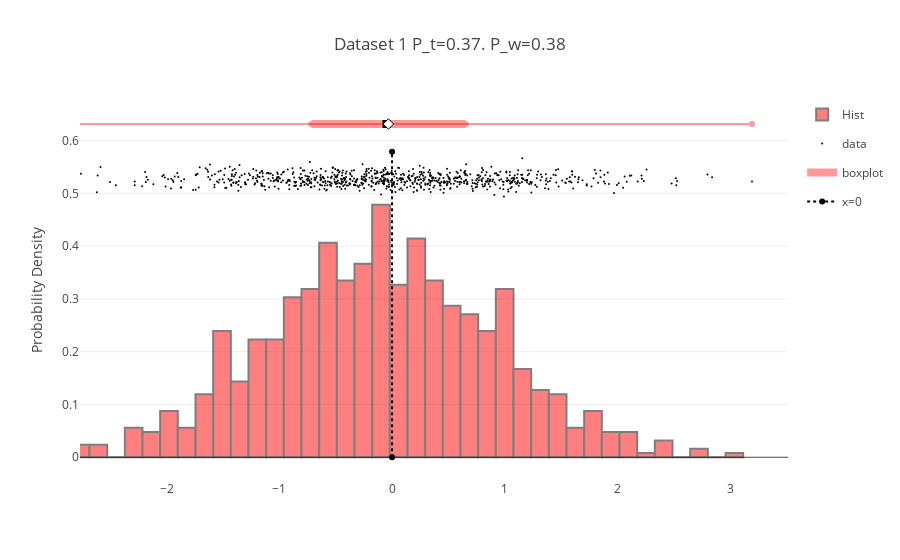

Source (notebook cell):
### Markdown cell above
### Single Histogram

Plot a histogram of data. Automatically perform statistical tests for mean position (e.g. is mean different from 0). These include:
* W: Wilcoxon signed-rank test.
* T: T-test for the mean of ONE group of scores

The P-values from the tests are printed in the title

Note that the binning is done internally in numpy and thus this solution is MUCH faster than the plotly histogram functions

### Code cell
data_source_1 = np.random.randn(800)

psp.plotHist(data_source_1, title='Dataset 1', diff_tst = 1);

### Figure 1 — Plotly figure (JSON) as saved in the notebook; plotly's stock layout.template omitted (floating-point values rounded to 4 significant figures; data arrays with more than 128 entries replaced by an {"elided": "..."} marker saying what was removed)
{"data": [{"marker": {"color": "red", "line": {"color": "black", "width": 2}}, "name": "Hist", "opacity": 0.5, "type": "bar", "x": [-3.077, -2.92, -2.763, -2.606, -2.45, -2.293, -2.136, -1.979, -1.823, -1.666, -1.509, -1.352, -1.195, -1.039, -0.8819, -0.7252, -0.5684, -0.4116, -0.2549, -0.09808, 0.05869, 0.2155, 0.3722, 0.529, 0.6858, 0.8426, 0.9993, 1.156, 1.313, 1.47, 1.626, 1.783, 1.94, 2.097, 2.254, 2.41, 2.567, 2.724, 2.881, 3.037, 3.194], "y": [0.01595, 0, 0.02392, 0.02392, 0, 0.05581, 0.04784, 0.08771, 0.05581, 0.1196, 0.2392, 0.1435, 0.2233, 0.2233, 0.303, 0.3189, 0.4066, 0.3349, 0.3668, 0.4784, 0.3269, 0.4146, 0.3349, 0.287, 0.2711, 0.2392, 0.3189, 0.1674, 0.1276, 0.1196, 0.05581, 0.08771, 0.04784, 0.04784, 0.007973, 0.03189, 0, 0.01595, 0, 0.007973]}, {"hoverinfo": "x+name", "marker": {"color": "black", "size": 2}, "mode": "markers", "name": "data", "type": "scatter", "x": {"elided": "800 float values"}, "y": {"elided": "800 float values"}}, {"hoverinfo": "name+text", "hovertext": "Median=-4.949e-02 <br> Mean=-3.219e-02 <br> [Q1,Q2]=[-7.161e-01,6.547e-01] <br> [min, max]=[-3.077e+00,3.194e+00]", "legendgroup": "boxplot", "line": {"color": "red", "width": 8}, "name": "boxplot", "opacity": 0.4, "showlegend": true, "type": "scatter", "x": [-0.7161, 0.6547], "y": [0.6315, 0.6315]}, {"hoverinfo": "name+text", "hovertext": "Median=-4.949e-02 <br> Mean=-3.219e-02 <br> [Q1,Q2]=[-7.161e-01,6.547e-01] <br> [min, max]=[-3.077e+00,3.194e+00]", "legendgroup": "boxplot", "line": {"color": "red", "width": 2}, "name": "boxplot", "opacity": 0.4, "showlegend": false, "type": "scatter", "x": [-3.077, 3.194], "y": [0.6315, 0.6315]}, {"hoverinfo": "name+text", "hovertext": "Median=-4.949e-02 <br> Mean=-3.219e-02 <br> [Q1,Q2]=[-7.161e-01,6.547e-01] <br> [min, max]=[-3.077e+00,3.194e+00]", "legendgroup": "boxplot", "marker": {"color": "black", "size": 8, "symbol": "square"}, "mode": "markers", "name": "boxplot", "opacity": 1, "showlegend": false, "type": "scatter", "x": [-0.04949], "y": [0.6315]}, {"hoverinfo": "name+text", "hovertext": "Median=-4.949e-02 <br> Mean=-3.219e-02 <br> [Q1,Q2]=[-7.161e-01,6.547e-01] <br> [min, max]=[-3.077e+00,3.194e+00]", "legendgroup": "boxplot", "line": {"color": "black"}, "marker": {"color": "white", "line": {"color": "black", "width": 1}, "size": 8, "symbol": "diamond"}, "mode": "markers", "name": "boxplot", "opacity": 1, "showlegend": false, "type": "scatter", "x": [-0.03219], "y": [0.6315]}, {"line": {"color": "black", "dash": "dot", "width": 2}, "name": "x=0", "showlegend": 1, "type": "scatter", "x": [0, 0], "y": [0, 0.5789]}], "layout": {"bargap": 0, "hovermode": "closest", "title": "Dataset 1 P_t=0.37. P_w=0.38", "xaxis": {"range": [-2.769, 3.514], "title": ""}, "yaxis": {"title": "Probability Density"}}}
